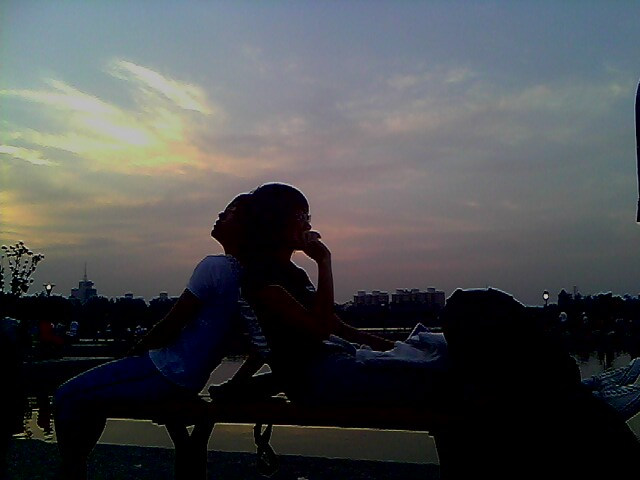
#> input picture src/pca/sunset.jpg, 640 x 480 px
$ python _test_imtools_P12.py
#> lines starting #> are read from the running program, lines starting #| are printed output that depends on the picture
#coding: utf-8
'''
Created on 2015年7月23日

@author: Administrator
'''
from PIL import Image
from numpy import *
import imtools
from pylab import *
from matplotlib.pyplot import show, imshow, figure
im = array(Image.open('sunset.jpg').convert('L'))
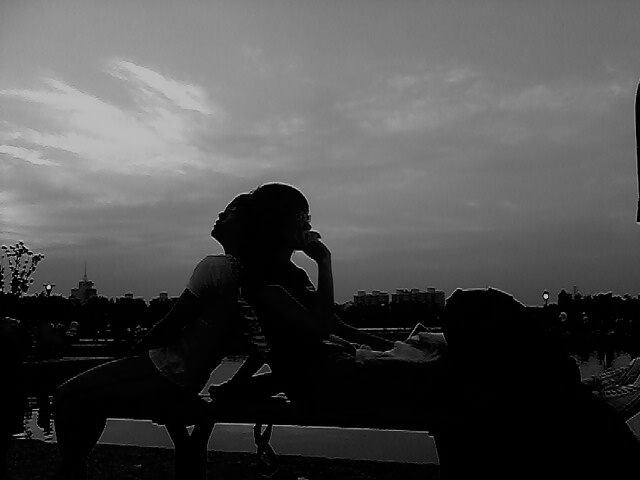
#> im: shape (480, 640); min 0, max 210, mean 76.3
#> (the run stopped early here; a loop or call above may not have finished)
